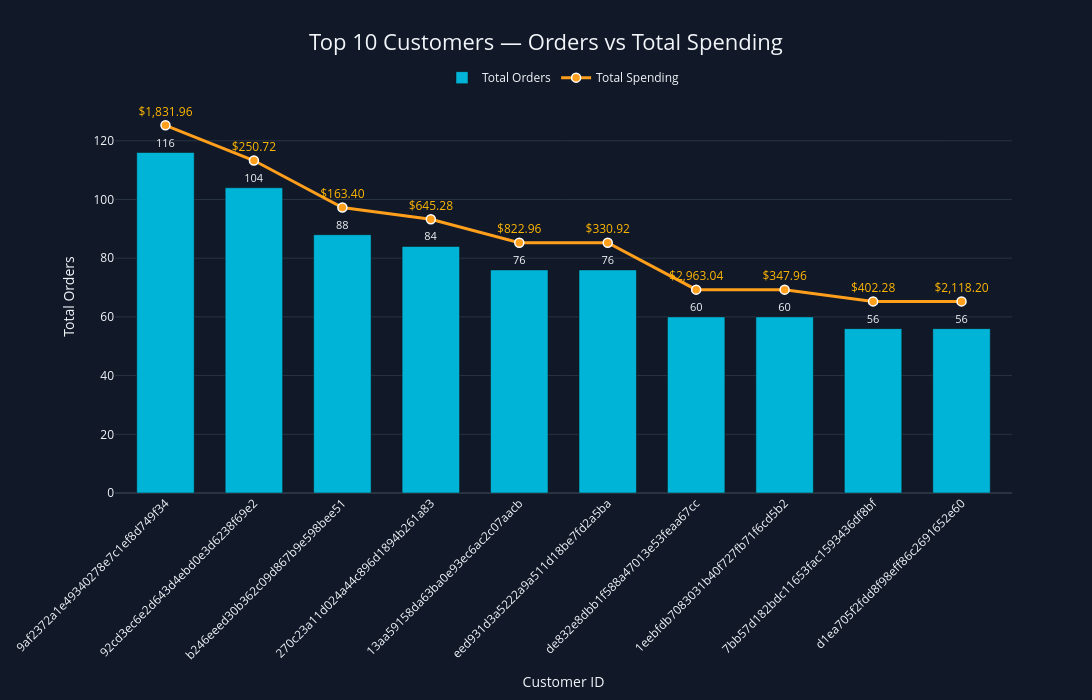

The cell this chart's notebook holds for it:
### Markdown cell above
### 24. Find the top 10 customers based on their total number of orders, and compare their total spending.

### Code cell
query = """
SELECT orders.customer_id, COUNT(orders.order_id) AS total_orders, ROUND(SUM(payments.payment_value),2) AS total_spending
FROM orders
JOIN payments
ON payments.order_id = orders.order_id
GROUP BY orders.customer_id
ORDER BY total_orders DESC
LIMIT 10;
"""
cur.execute(query)
data = cur.fetchall()

df = pd.DataFrame(data, columns=["customer_id","total_orders","total_spending"])

import plotly.graph_objects as go

gap = df["total_orders"].max() * 0.08
line_y = df["total_orders"] + gap

fig = go.Figure()

# Bars - Total Orders
fig.add_trace(
    go.Bar(
        x=df["customer_id"],
        y=df["total_orders"],
        name="Total Orders",
        marker_color="#00B4D8",
        text=df["total_orders"],
        textposition="outside",
        textfont=dict(size=11),
        hovertemplate=(
            "<b>Customer: %{x}</b><br>"
            "Total Orders: %{y}<br>"
            "Total Spending: $%{customdata:,.2f}"
            "<extra></extra>"
        ),
        customdata=df["total_spending"]
    )
)

# Line - Total Spending
fig.add_trace(
    go.Scatter(
        x=df["customer_id"],
        y=line_y,
        mode="lines+markers+text",
        name="Total Spending",
        line=dict(
            color="#FF9F1C",
            width=3
        ),
        marker=dict(
            color="#FF9F1C",
            size=9,
            line=dict(
                color="#FFFFFF",
                width=1.5
            )
        ),
        text=[f"${x:,.2f}" for x in df["total_spending"]],
        textposition="top center",
        textfont=dict(
            size=12,
            color="#FFB703"
        ),
        hovertemplate=(
            "<b>Customer: %{x}</b><br>"
            "Total Orders: %{customdata}<br>"
            "Total Spending: $%{text}"
            "<extra></extra>"
        ),
        customdata=df["total_orders"]
    )
)

fig.update_layout(
    title=dict(
        text="Top 10 Customers — Orders vs Total Spending",
        x=0.5,
        font=dict(size=22)
    ),
    xaxis=dict(
        title="Customer ID",
        tickangle=-45
    ),
    yaxis=dict(
        title="Total Orders",
        rangemode="tozero"
    ),
    width=1200,
    height=700,
    template="plotly_dark",
    plot_bgcolor="#111827",
    paper_bgcolor="#111827",
    bargap=0.35,
    hovermode="x unified",
    legend=dict(
        orientation="h",
        yanchor="bottom",
        y=1.02,
        xanchor="center",
        x=0.5
    )
)

fig.show()

### Figure 1 — Plotly figure (JSON) as saved in the notebook; plotly's stock layout.template omitted (floating-point values rounded to 4 significant figures)
{"data": [{"customdata": [1832.0, 250.7, 163.4, 645.3, 823.0, 330.9, 2963.0, 348.0, 402.3, 2118.0], "hovertemplate": "<b>Customer: %{x}</b><br>Total Orders: %{y}<br>Total Spending: $%{customdata:,.2f}<extra></extra>", "marker": {"color": "#00B4D8"}, "name": "Total Orders", "text": [116.0, 104.0, 88.0, 84.0, 76.0, 76.0, 60.0, 60.0, 56.0, 56.0], "textfont": {"size": 11}, "textposition": "outside", "type": "bar", "x": ["9af2372a1e49340278e7c1ef8d749f34", "92cd3ec6e2d643d4ebd0e3d6238f69e2", "b246eeed30b362c09d867b9e598bee51", "270c23a11d024a44c896d1894b261a83", "13aa59158da63ba0e93ec6ac2c07aacb", "eed931d3a5222a9a511d18be7fd2a5ba", "de832e8dbb1f588a47013e53feaa67cc", "1eebfdb7083031b40f727fb71f6cd5b2", "7bb57d182bdc11653fac1593436df8bf", "d1ea705f2fdd8f98eff86c2691652e60"], "y": [116, 104, 88, 84, 76, 76, 60, 60, 56, 56]}, {"customdata": [116, 104, 88, 84, 76, 76, 60, 60, 56, 56], "hovertemplate": "<b>Customer: %{x}</b><br>Total Orders: %{customdata}<br>Total Spending: $%{text}<extra></extra>", "line": {"color": "#FF9F1C", "width": 3}, "marker": {"color": "#FF9F1C", "line": {"color": "#FFFFFF", "width": 1.5}, "size": 9}, "mode": "lines+markers+text", "name": "Total Spending", "text": ["$1,831.96", "$250.72", "$163.40", "$645.28", "$822.96", "$330.92", "$2,963.04", "$347.96", "$402.28", "$2,118.20"], "textfont": {"color": "#FFB703", "size": 12}, "textposition": "top center", "type": "scatter", "x": ["9af2372a1e49340278e7c1ef8d749f34", "92cd3ec6e2d643d4ebd0e3d6238f69e2", "b246eeed30b362c09d867b9e598bee51", "270c23a11d024a44c896d1894b261a83", "13aa59158da63ba0e93ec6ac2c07aacb", "eed931d3a5222a9a511d18be7fd2a5ba", "de832e8dbb1f588a47013e53feaa67cc", "1eebfdb7083031b40f727fb71f6cd5b2", "7bb57d182bdc11653fac1593436df8bf", "d1ea705f2fdd8f98eff86c2691652e60"], "y": [125.3, 113.3, 97.28, 93.28, 85.28, 85.28, 69.28, 69.28, 65.28, 65.28]}], "layout": {"bargap": 0.35, "height": 700, "hovermode": "x unified", "legend": {"orientation": "h", "x": 0.5, "xanchor": "center", "y": 1.02, "yanchor": "bottom"}, "paper_bgcolor": "#111827", "plot_bgcolor": "#111827", "title": {"font": {"size": 22}, "text": "Top 10 Customers — Orders vs Total Spending", "x": 0.5}, "width": 1200, "xaxis": {"tickangle": -45, "title": {"text": "Customer ID"}}, "yaxis": {"rangemode": "tozero", "title": {"text": "Total Orders"}}}}
